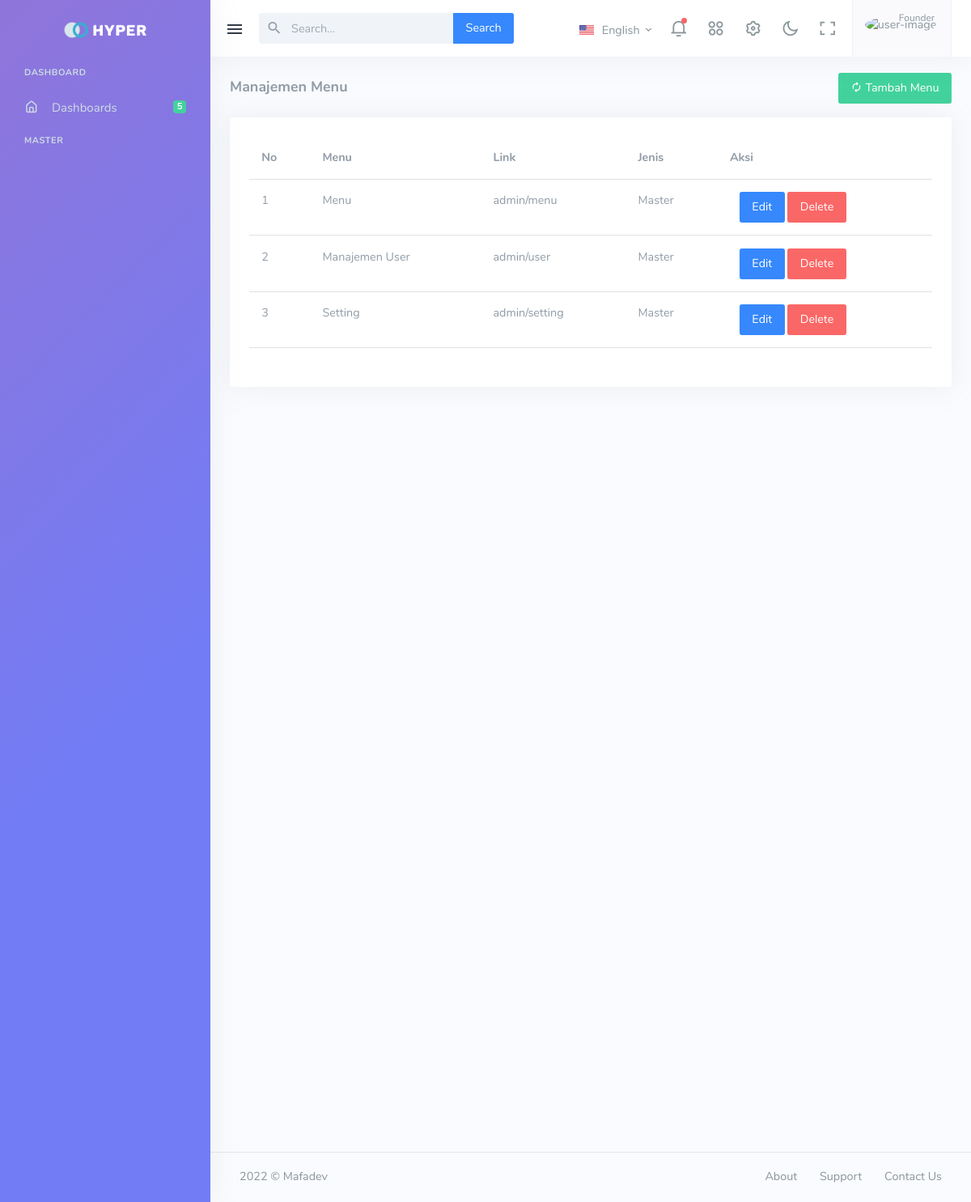
Page /index.php/admin/menu on the committed database.
### tables this page shows
CREATE TABLE `setting` (
  `id` int NOT NULL,
  `key` varchar(250) NOT NULL,
  `value` varchar(250) NOT NULL
);

CREATE TABLE `m_menu` (
  `id` int NOT NULL,
  `menu` varchar(250) NOT NULL,
  `controller` varchar(250) NOT NULL,
  `link` varchar(250) NOT NULL,
  `icon` varchar(250) NOT NULL,
  `jenis` enum('Master','Laporan','Transaksi','') NOT NULL DEFAULT 'Master',
  `created_at` datetime DEFAULT NULL,
  `updated_at` datetime DEFAULT NULL,
  `deleted_at` datetime DEFAULT NULL
);

### application/controllers/admin/Menu.php (called while the page is built, shortened)
<?php
class Menu extends CI_Controller {
	public function __construct()
	{
        $this->load->helper(['cookie']);
	}
	public function index()
	{
		$page_data['user_id']	      = $this->input->cookie('user_id',true);
		if(isset($_POST['submit']))
		{
			$insertdata['menu']		  = $this->input->post('menu', true);
			$insertdata['controller'] = $this->input->post('controller', true);
			$insertdata['link']       = $this->input->post('link', true);
			$insertdata['icon'] 	  = $this->input->post('icon', true);
			$insertdata['jenis']      = $this->input->post('jenis', true);
			$insertdata['created_at'] = date('Y-m-d H:i:s');
			$this->db->insert('m_menu',$insertdata);
			$this->session->set_flashdata('success','Menu berhasil ditambahkan');
			redirect('admin/menu');
		}else{
   		$page_data['page_title']  = 'Manajemen Menu';
        $page_data['page_folder'] = 'menu';
		$page_data['page_name']	  = 'index_menu';
		$this->load->view('backend/index', $page_data);
		}
	}
}

### index.php (called while the page is built, shortened)
<?php
require_once BASEPATH.'core/CodeIgniter.php';

### application/models/Setting_model.php (called while the page is built)
<?php
class Setting_model extends Ci_Model{
    public function get_name($key)
    {
       return $this->db->select('value')->get_where('setting',['key' => $key])->row()->value;
    }
}

### application/views/backend/pages/menu/index_menu.php (the view)
<div class="row">
    <div class="col-12">
        <div class="page-title-box">
            <div class="page-title-right">
                <div class="d-flex">
                    <a href="#" data-toggle="modal" onclick="showAjaxModal('<?= site_url('modal/popup/menu/menu_add') ?>')" class="btn btn-success ms-2">
                        <i class="mdi mdi-autorenew"></i> Tambah Menu
                    </a>
                </div>
            </div>
            <h4 class="page-title"><?= $page_title; ?></h4>
        </div>
    <div class="card">
        <div class="card-body">
         <table id="basic-datatable" class="table dt-responsive nowrap w-100">
            <thead>
                <tr>
                    <th>No</th>
                    <th>Menu</th>
                    <th>Link</th>
                    <th>Jenis</th>
                    <th>Aksi</th>
                </tr>
            </thead>
            <tbody>
               <?php
               $no = 1;
               foreach($this->db->get_where('m_menu',['deleted_at' => null])->result_array() as $row):
               ?>
               <tr>
                <td><?= $no++; ?></td>
                <td><?= $row['menu'] ?></td>
                <td><?= $row['link'] ?></td>
                <td><?= $row['jenis'] ?></td>
                <td>
                      <a href="#" data-toggle="modal" onclick="showAjaxModal('<?= site_url('modal/popup/menu/menu_edit/'.$row['id']); ?>')" class="btn btn-primary ms-2">
                       Edit
                    </a>
                    <a href="<?= site_url('admin/menu/delete/'.$row['id']); ?>" class="btn btn-danger" onclick="return confirm('Delete Menu!')">Delete</a>
                </td>
               </tr>
               <?php endforeach; ?>
            </tbody>
        </table>
        </div>
    </div>
</div>
</div>

### application/views/backend/index.php (shortened to what this page needs)
<!DOCTYPE html>
<html lang="en">
<head>
<?php include 'head.php'; ?>
    </head>
    <body>
        <div class="wrapper">
        <?php include 'topbar.php'; ?>
        <?php include 'menu.php'; ?>
            <div class="content-page">
                <div class="content">
                <div class="container-fluid">
                    <?php include 'pages/'. $page_folder.'/'. $page_name.'.php'; ?>
                </div>
                </div>
                <footer class="footer">
                    <div class="container-fluid">
                        <div class="row">
                            <div class="col-md-6">
                                <?= $this->setting->get_name('site_year'); ?> © <?= $this->setting->get_name('site_copyright'); ?>
                            </div>
                            <div class="col-md-6">
                                <div class="text-md-end footer-links d-none d-md-block">
                                    <a href="javascript: void(0);">About</a>
                                    <a href="javascript: void(0);">Support</a>
                                    <a href="javascript: void(0);">Contact Us</a>
                                </div>
                            </div>
                        </div>
                    </div>
                </footer>
            </div>
        </div>
    </body>
</html>

### application/views/backend/head.php (shortened to what this page needs)
        <link rel="stylesheet" href="<?= base_url('assets/template/creative/'); ?>assets/vendor/daterangepicker/daterangepicker.css">
        <link rel="stylesheet" href="<?= base_url('assets/template/creative/'); ?>assets/vendor/admin-resources/jquery.vectormap/jquery-jvectormap-1.2.2.css">
        <link href="<?= base_url('assets/template/creative/'); ?>assets/css/icons.min.css" rel="stylesheet" type="text/css" />
        <link href="<?= base_url('assets/template/creative/'); ?>assets/css/app-creative.min.css" rel="stylesheet" type="text/css" id="app-style" />
        <link rel="stylesheet" href="<?= base_url('assets/template/creative/'); ?>assets/vendor/jquery-toast-plugin/jquery.toast.min.css">
<link href="<?= base_url('assets/template/creative/'); ?>assets/vendor/datatables.net-bs5/css/dataTables.bootstrap5.min.css" rel="stylesheet" type="text/css" />
<link href="<?= base_url('assets/template/creative/'); ?>assets/vendor/datatables.net-responsive-bs5/css/responsive.bootstrap5.min.css" rel="stylesheet" type="text/css" />

### application/views/backend/topbar.php (shortened to what this page needs)
<div class="navbar-custom topnav-navbar">
    <div class="container-fluid detached-nav">
        <button class="button-toggle-menu">
            <i class="mdi mdi-menu"></i>
        </button>
        <ul class="list-unstyled topbar-menu float-end mb-0">
            <li class="dropdown notification-list topbar-dropdown">
                <a class="nav-link dropdown-toggle arrow-none" data-bs-toggle="dropdown" href="#" role="button" aria-haspopup="false" aria-expanded="false">
                    <img src="<?= base_url('assets/template/creative/'); ?>assets/images/flags/us.jpg" alt="user-image" class="me-0 me-sm-1" height="12">
                    <span class="align-middle d-none d-lg-inline-block">English</span> <i class="mdi mdi-chevron-down d-none d-sm-inline-block align-middle"></i>
                </a>
            </li>
            <li class="dropdown notification-list">
                <a class="nav-link dropdown-toggle arrow-none" data-bs-toggle="dropdown" href="#" role="button" aria-haspopup="false" aria-expanded="false">
                    <i class="ri-notification-3-line noti-icon"></i>
                    <span class="noti-icon-badge"></span>
                </a>
            </li>
            <li class="dropdown notification-list d-none d-sm-inline-block">
                <a class="nav-link dropdown-toggle arrow-none" data-bs-toggle="dropdown" href="#" role="button" aria-haspopup="false" aria-expanded="false">
                    <i class="ri-apps-2-line noti-icon"></i>
                </a>
            </li>
            <li class="notification-list d-none d-sm-inline-block">
                <a class="nav-link" data-bs-toggle="offcanvas" href="#theme-settings-offcanvas">
                    <i class="ri-settings-3-line noti-icon"></i>
                </a>
            </li>
            <li class="notification-list d-none d-sm-inline-block">
                <a class="nav-link" href="javascript:void(0)" id="light-dark-mode">
                    <i class="ri-moon-line noti-icon"></i>
                </a>
            </li>
            <li class="notification-list d-none d-md-inline-block">
                <a class="nav-link" href="#" data-toggle="fullscreen">
                    <i class="ri-fullscreen-line noti-icon"></i>
                </a>
            </li>
            <li class="dropdown notification-list">
                <a class="nav-link dropdown-toggle nav-user arrow-none me-0" data-bs-toggle="dropdown" href="#" role="button" aria-haspopup="false"
                    aria-expanded="false">
                    <span class="account-user-avatar">
                        <img src="<?= base_url('assets/template/creative/'); ?>assets/images/users/avatar-1.jpg" alt="user-image" class="rounded-circle">
                    </span>
                    <span>
                        <span class="account-position">Founder</span>
                    </span>
                </a>
            </li>
        </ul>
        <div class="app-search dropdown">
            <form>
                <div class="input-group">
                    <input type="search" class="form-control dropdown-toggle"  placeholder="Search..." id="top-search">
                    <span class="mdi mdi-magnify search-icon"></span>
                    <button class="input-group-text btn btn-primary" type="submit">Search</button>
                </div>
            </form>
        </div>
    </div>
</div>

### application/views/backend/menu.php (shortened to what this page needs)
<diva class="leftside-menu">
    <a href="index.html" class="logo logo-light">
        <span class="logo-lg">
            <img src="<?= $this->setting->get_name('site_logo'); ?>" alt="logo" height="22">
        </span>
    </a>
    <div class="h-100" id="leftside-menu-container" data-simplebar>
        <ul class="side-nav">
            <li class="side-nav-title side-nav-item">Dashboard</li>
            <li class="side-nav-item">
                <a href="<?= site_url('admin/dashboard'); ?>" aria-expanded="false"
                    aria-controls="sidebarDashboards" class="side-nav-link">
                    <i class="uil-home-alt"></i>
                    <span class="badge bg-success float-end">5</span>
                    <span> Dashboards </span>
                </a>
            </li>
            <li class="side-nav-title side-nav-item">Master</li>
        </ul>
    </div>
</diva>

### rows in the picture
setting: value (picture)
m_menu: menu "Menu", link "admin/menu", jenis "Master"
m_menu: menu "Manajemen User", link "admin/user", jenis "Master"
m_menu: menu "Setting", link "admin/setting", jenis "Master"
setting: value "2022"
setting: value "Mafadev"

### other values in the picture
$page_title "Manajemen Menu"
